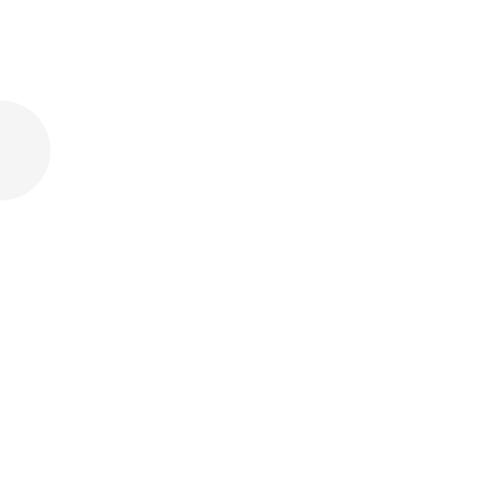
Frame 1 (no input)
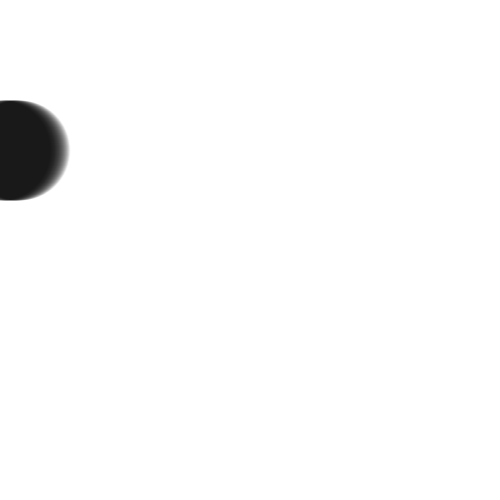
Frame 60 (the mouse pressed at the canvas centre just before this capture)
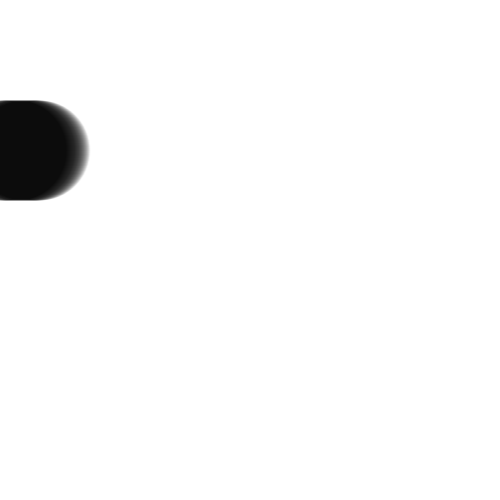
Frame 120 (the mouse held since frame 60 and released just before this capture)

The Processing sketch that drew these frames (run headless with seeded random() and noise(); from frame 60 on, the mouse is pressed at the canvas centre):

// Processing sketch: pierwszyRuch02CountWyscigi05
// ── pierwszyRuch02CountWyscigi05.pde
void setup()
{
  size(500, 500);
  strokeWeight(100);
  stroke(0, 10);
  background(255);
  frameRate(60);
}

void draw()
{
  point(frameCount/3, 150);
  point(frameCount-200, 350);
}
